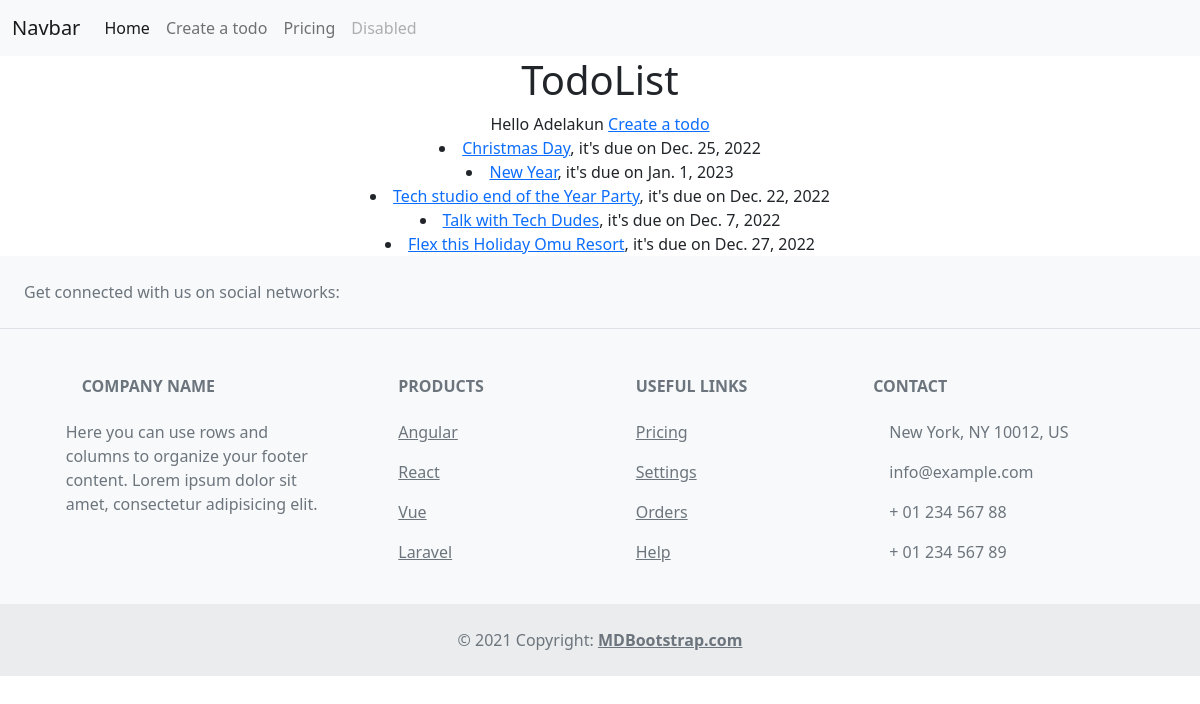
The app's page / (signed in) with its own data.
### todoapp/models.py (models this page shows)
class Todo(models.Model):
    name = models.CharField(max_length=100)
    due_date = models.DateField()
    def __str__(self):
        return self.name

### todoapp/views.py (the view)
# urls.py: path('', todo_list),
def todo_list(request):
    todos = Todo.objects.all()
    print(todos)
    context = {
        "todo_list" : todos
    }
    return render(request, 'todoapp/todo_list.html', context)

### todoapp/templates/todoapp/todo_list.html
{% extends 'todo_list2.html' %}
{% block content %}
<center>
    <h1>TodoList</h1>
    {% if request.user.is_authenticated %}
    Hello {{request.user.username}}
    {% else %}
    Hello anonymous user
    {% endif %}
    <a href="/create">Create a todo</a>
        {% for todo in todo_list %}
        <li><a href="/{{todo.id}}">{{ todo.name }}</a>, it's due on {{ todo.due_date }}</li>
        {% endfor %}
</center>
{% endblock %}

### records on screen
Todo: name "Christmas Day", due_date "Dec. 25, 2022"
Todo: name "New Year", due_date "Jan. 1, 2023"
Todo: name "Tech studio end of the Year Party", due_date "Dec. 22, 2022"
Todo: name "Talk with Tech Dudes", due_date "Dec. 7, 2022"
Todo: name "Flex this Holiday Omu Resort", due_date "Dec. 27, 2022"

### other values on screen
{{ request.user.username }} "Adelakun"
